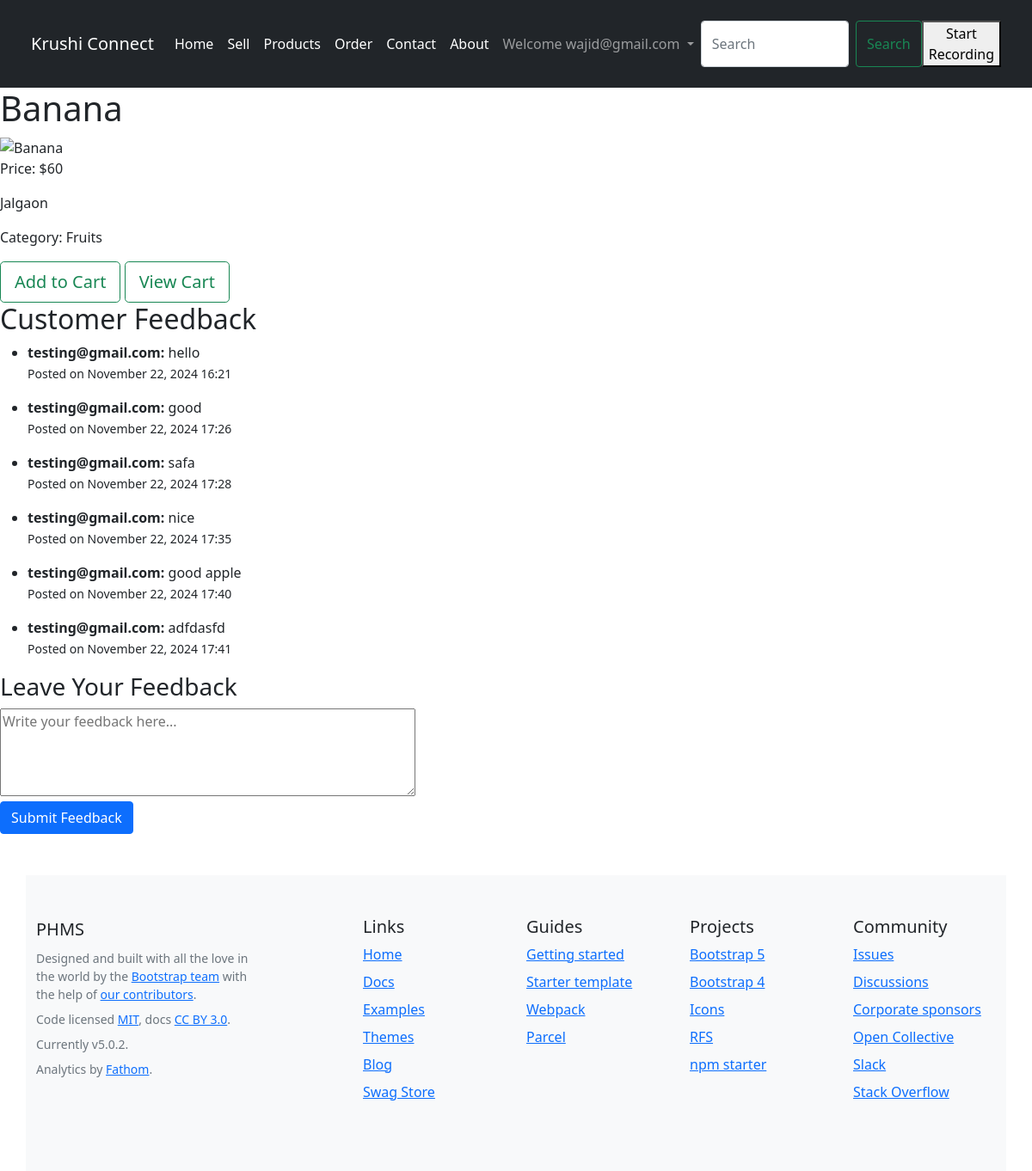
The app's page /productDetailPage/2 (signed in) with its own data.
### app/models.py (models this page shows, shortened)
class Sell(models.Model):
    sell_category=models.CharField(max_length=250)
    sell_name=models.CharField(max_length=250)
    sell_image=models.ImageField(upload_to="products",blank=True,null=True)
    sell_price=models.IntegerField()
    sell_description = models.TextField()
    sell_location = models.CharField(max_length=100, default='Unknown')
    sell_by=models.CharField(max_length=100, default='Unknown')
    latitude = models.FloatField(null=True, blank=True)
    longitude = models.FloatField(null=True, blank=True)
    sell_exp=models.DateField(default="2024-12-31")

class Feedback(models.Model):
    product = models.ForeignKey('Sell', on_delete=models.CASCADE, related_name='feedbacks')
    user = models.ForeignKey(User, on_delete=models.CASCADE)
    comment = models.TextField()
    created_at = models.DateTimeField(auto_now_add=True)

### app/views.py (the view)
# urls.py: path('productDetailPage/<id>', views.product_detail, name='product_detail'),
def product_detail(request,id):
    product = Sell.objects.get(id=id)
    feedbacks = Feedback.objects.filter(product=product)
    return render(request, 'product_detail.html',{'product': product,'feedbacks': feedbacks})

### templates/product_detail.html (shortened to what this page needs)
{% extends "base.html" %}
{% block body %}
<div class="product-detail">
    <h1>{{ product.sell_name }}</h1>
    <img src="{{ product.image.url }}" alt="{{ product.sell_name }}">
    <p>Price: ${{ product.sell_price }}</p>
    <p>{{ product.sell_description }}</p>
    <p>Category: {{ product.sell_category }}</p>
    <a href="/addToCart/{{product.id}}" class="btn btn-outline-success btn-lg">Add to Cart</a>
    <a href="/viewCart/" class="btn btn-outline-success btn-lg">View Cart</a>
</div>
<div class="feedback-section">
    <h2>Customer Feedback</h2>
    <div class="feedback-list">
        {% if feedbacks %}
            <ul>
                {% for feedback in feedbacks %}
                    <li>
                        <strong>{{ feedback.user }}:</strong> {{ feedback.comment }}
                        <p><small>Posted on {{ feedback.created_at|date:"F d, Y H:i" }}</small></p>
                    </li>
                {% endfor %}
            </ul>
        {% else %}
            <p>No feedback yet. Be the first to leave a review!</p>
        {% endif %}
    </div>
    <div class="feedback-form">
        <h3>Leave Your Feedback</h3>
        <form action="{% url 'add_feedback' product.id %}" method="post">
            <textarea name="comment" rows="4" cols="50" placeholder="Write your feedback here..." required></textarea><br>
            <button type="submit" class="btn btn-primary">Submit Feedback</button>
        </form>
    </div>
</div>
{% endblock body %}

### templates/base.html (shortened to what this page needs)
{% load static %}
<!doctype html>
<html lang="en">
  <head>
    <link rel="stylesheet" href="{% static 'css/style.css' %}">
    <link rel="stylesheet" href="https://cdnjs.cloudflare.com/ajax/libs/font-awesome/6.1.1/css/all.min.css" />
  </head>
  <body>
    <nav class="navbar navbar-expand-lg navbar-dark bg-dark p-4">
        <div class="container-fluid">
          <a class="navbar-brand" href="/">Krushi Connect</a>
          <div class="collapse navbar-collapse" id="navbarSupportedContent">
            <ul class="navbar-nav me-auto mb-2 mb-lg-0">
              <li class="nav-item">
                <a class="nav-link active" aria-current="page" href="/">Home</a>
              </li>
              <li class="nav-item">
                <a class="nav-link active" aria-current="page" href="/sell">Sell</a>
              </li>
              <li class="nav-item">
                <a class="nav-link active" aria-current="page" href="/products">Products</a>
              </li>
              <li class="nav-item">
                <a class="nav-link active" aria-current="page" href="/orders">Order</a>
              </li>
              <li class="nav-item">
                <a class="nav-link active" href="contact">Contact</a>
              </li>
              <li class="nav-item">
                <a class="nav-link active" href="about">About</a>
              </li>
  {% if request.user.is_authenticated %}
  <li class="nav-item dropdown">
    <a class="nav-link dropdown-toggle" href="signup" id="navbarDropdown" role="button" data-bs-toggle="dropdown" aria-expanded="false">
     Welcome {{user.email}}
    </a>
  </li>
              {% endif %}
            </ul>
            <form action="/search" method="get" class="d-flex">
              <input class="form-control me-2" type="search" placeholder="Search" aria-label="Search" name="getdata" required>
              <button class="btn btn-outline-success" type="submit">Search</button>
              <button id="recordButton">Start Recording</button>
            </form>
          </div>
        </div>
      </nav>
      {% block body %}
      {% endblock body %}
<br><br>
      <div class="container py-5 bg-light">
        <div class="row">
          <div class="col-lg-3 mb-3">
            <a class="d-inline-flex align-items-center mb-2 link-dark text-decoration-none" href="/" aria-label="Bootstrap">
              <span class="fs-5">PHMS</span>
            </a>
            <ul class="list-unstyled small text-muted">
              <li class="mb-2">Designed and built with all the love in the world by the <a href="/docs/5.0/about/team/">Bootstrap team</a> with the help of <a href="https://github.com/twbs/bootstrap/graphs/contributors">our contributors</a>.</li>
              <li class="mb-2">Code licensed <a href="https://github.com/twbs/bootstrap/blob/main/LICENSE" target="_blank" rel="license noopener">MIT</a>, docs <a href="https://creativecommons.org/licenses/by/3.0/" target="_blank" rel="license noopener">CC BY 3.0</a>.</li>
              <li class="mb-2">Currently v5.0.2.</li>
              <li class="mb-2">Analytics by <a href="https://usefathom.com/ref/ADZSBE" target="_blank" rel="noopener">Fathom</a>.</li>
            </ul>
          </div>
          <div class="col-6 col-lg-2 offset-lg-1 mb-3">
            <h5>Links</h5>
            <ul class="list-unstyled">
              <li class="mb-2"><a href="/">Home</a></li>
              <li class="mb-2"><a href="/docs/5.0/">Docs</a></li>
              <li class="mb-2"><a href="/docs/5.0/examples/">Examples</a></li>
              <li class="mb-2"><a href="https://themes.getbootstrap.com/">Themes</a></li>
              <li class="mb-2"><a href="https://blog.getbootstrap.com/">Blog</a></li>
              <li class="mb-2"><a href="https://cottonbureau.com/people/bootstrap">Swag Store</a></li>
            </ul>
          </div>
          <div class="col-6 col-lg-2 mb-3">
            <h5>Guides</h5>
            <ul class="list-unstyled">
              <li class="mb-2"><a href="/docs/5.0/getting-started/">Getting started</a></li>
              <li class="mb-2"><a href="/docs/5.0/examples/starter-template/">Starter template</a></li>
              <li class="mb-2"><a href="/docs/5.0/getting-started/webpack/">Webpack</a></li>
              <li class="mb-2"><a href="/docs/5.0/getting-started/parcel/">Parcel</a></li>
            </ul>
          </div>
          <div class="col-6 col-lg-2 mb-3">
            <h5>Projects</h5>
            <ul class="list-unstyled">
              <li class="mb-2"><a href="https://github.com/twbs/bootstrap">Bootstrap 5</a></li>
              <li class="mb-2"><a href="https://github.com/twbs/bootstrap/tree/v4-dev">Bootstrap 4</a></li>
              <li class="mb-2"><a href="https://github.com/twbs/icons">Icons</a></li>
              <li class="mb-2"><a href="https://github.com/twbs/rfs">RFS</a></li>
              <li class="mb-2"><a href="https://github.com/twbs/bootstrap-npm-starter">npm starter</a></li>
            </ul>
          </div>
          <div class="col-6 col-lg-2 mb-3">
            <h5>Community</h5>
            <ul class="list-unstyled">
              <li class="mb-2"><a href="https://github.com/twbs/bootstrap/issues">Issues</a></li>
              <li class="mb-2"><a href="https://github.com/twbs/bootstrap/discussions">Discussions</a></li>
              <li class="mb-2"><a href="https://github.com/sponsors/twbs">Corporate sponsors</a></li>
              <li class="mb-2"><a href="https://opencollective.com/bootstrap">Open Collective</a></li>
              <li class="mb-2"><a href="https://bootstrap-slack.herokuapp.com/">Slack</a></li>
              <li class="mb-2"><a href="https://stackoverflow.com/questions/tagged/bootstrap-5">Stack Overflow</a></li>
            </ul>
          </div>
        </div>
      </div>
  </body>
</html>

### records on screen
Sell: sell_name "Banana", sell_price "60", sell_description "Jalgaon", sell_category "Fruits"
Feedback: user "testing@gmail.com", comment "hello", created_at "November 22, 2024 16:21"
Feedback: user "testing@gmail.com", comment "good", created_at "November 22, 2024 17:26"
Feedback: user "testing@gmail.com", comment "safa", created_at "November 22, 2024 17:28"
Feedback: user "testing@gmail.com", comment "nice", created_at "November 22, 2024 17:35"
Feedback: user "testing@gmail.com", comment "good apple", created_at "November 22, 2024 17:40"
Feedback: user "testing@gmail.com", comment "adfdasfd", created_at "November 22, 2024 17:41"

### other values on screen
{{ user.email }} "wajid@gmail.com"
